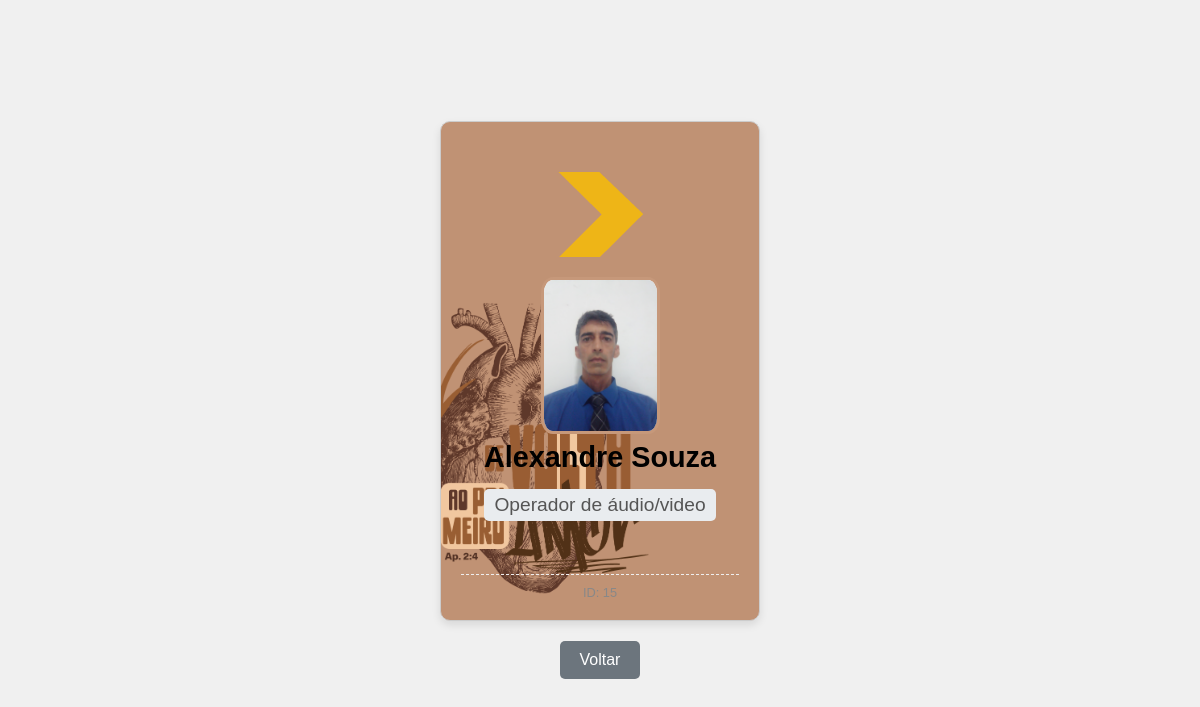
/cracha_expansao.php?id=15 (signed in), run on the app's committed database.
### tables this page shows
CREATE TABLE `membros` (
  `id` int(11) NOT NULL,
  `nome` varchar(255) DEFAULT NULL,
  `email` varchar(255) DEFAULT NULL,
  `foto_path` varchar(255) NOT NULL,
  `tel` varchar(20) NOT NULL,
  `ender` varchar(255) NOT NULL,
  `nascimento` varchar(255) DEFAULT NULL,
  `tipo_membro` varchar(255) NOT NULL,
  `batismo` varchar(255) NOT NULL,
  `cargo` varchar(255) NOT NULL,
  `setor` varchar(255) NOT NULL
);

### cracha_expansao.php (the view, shortened to what this page needs)
<!DOCTYPE html>
<html lang="pt-br">
<head>
</head>
<body>
    <?php
    $servername = "localhost";
    $username = "root";
    $password = "";
    $dbname = "cadastro_de_membros";
    $conn = new mysqli($servername, $username, $password, $dbname);
    $id = (int)$_GET['id'];
    $sql = "SELECT id, nome, nascimento, email, tipo_membro, foto_path, tel, ender, batismo, cargo FROM membros WHERE id = ?";
    $stmt = $conn->prepare($sql);
    $stmt->bind_param("i", $id);
    $stmt->execute();
    $result = $stmt->get_result();
    if ($result->num_rows === 1) {
        $row = $result->fetch_assoc();
    ?>
        <div class="cracha-container">
            <div class="cracha-header">
                <img src="./img/expansao.png" alt="Logo da Organização">
            </div>
            <img src="<?php echo htmlspecialchars($row["foto_path"]); ?>" alt="Foto do Membro" class="cracha-foto">
            <div class="cracha-nome"><?php echo htmlspecialchars($row["nome"]); ?></div>
            <div class="cracha-cargo"><?php echo htmlspecialchars($row["cargo"]); ?></div>
            <div class="cracha-footer">
                ID: <?php echo htmlspecialchars($row["id"]); ?>
            </div>
        </div>
    <?php
    } else {
        echo "<div class='cracha-container'><p>Membro não encontrado.</p></div>";
    }
    ?>
    <a href="#" onclick="history.back()" class="back-button">Voltar</a>
</body>
</html>

### cracha_expansao.php (style rules this page uses)
body { font-family: Arial, sans-serif; display: flex; flex-direction: column; justify-content: center; align-items: center; min-height: 100vh; background-color:rgb(240, 240, 240); margin: 0; padding: 20px; box-sizing: border-box; }
.cracha-container { width: 320px; height: 500px; border: 1px solid #ccc; border-radius: 10px; box-shadow: 0 4px 8px rgba(0, 0, 0, 0.1); background-color:rgba(168, 98, 52, 0.65); display: flex; flex-direction: column; align-items: center; padding: 20px; box-sizing: border-box; text-align: center; position: relative; overflow: hidden; margin-bottom: 20px; background-image: url('img/ESTAMPA-COSTAS.png'); background-size: cover; background-position: center; background-repeat: no-repeat; background-position: -55px 100%; background-size: 150px 200px; background-size: 90%; }
.cracha-header { width: 100%; display: flex; justify-content: center; margin-bottom: 15px; }
.cracha-header img { max-width: 100px; height: auto; margin-top: 30px; }
.cracha-foto { width: 113px; height: 151px; border-radius: 10%; object-fit: cover; margin-top: 05px; border: 3px solid rgba(168, 98, 52, 0.65); background-color: #fff; }
.cracha-nome { font-size: 1.8em; font-weight: bold; color: #000; margin-top: 07px; }
.cracha-cargo { font-size: 1.2em; color: #555; margin-bottom: 15px; padding: 5px 10px; background-color: #e9ecef; border-radius: 5px; margin-top: 15px; }
.cracha-footer { margin-top: auto; width: 100%; font-size: 0.8em; color: #888; border-top: 1px dashed #eee; padding-top: 10px; }
.back-button { padding: 10px 20px; background-color: #6c757d; color: white; border: none; border-radius: 5px; cursor: pointer; text-decoration: none; font-size: 1em; }

### data on the page
membros: foto_path (picture), nome "Alexandre Souza", cargo "Operador de áudio/video", id "15"
